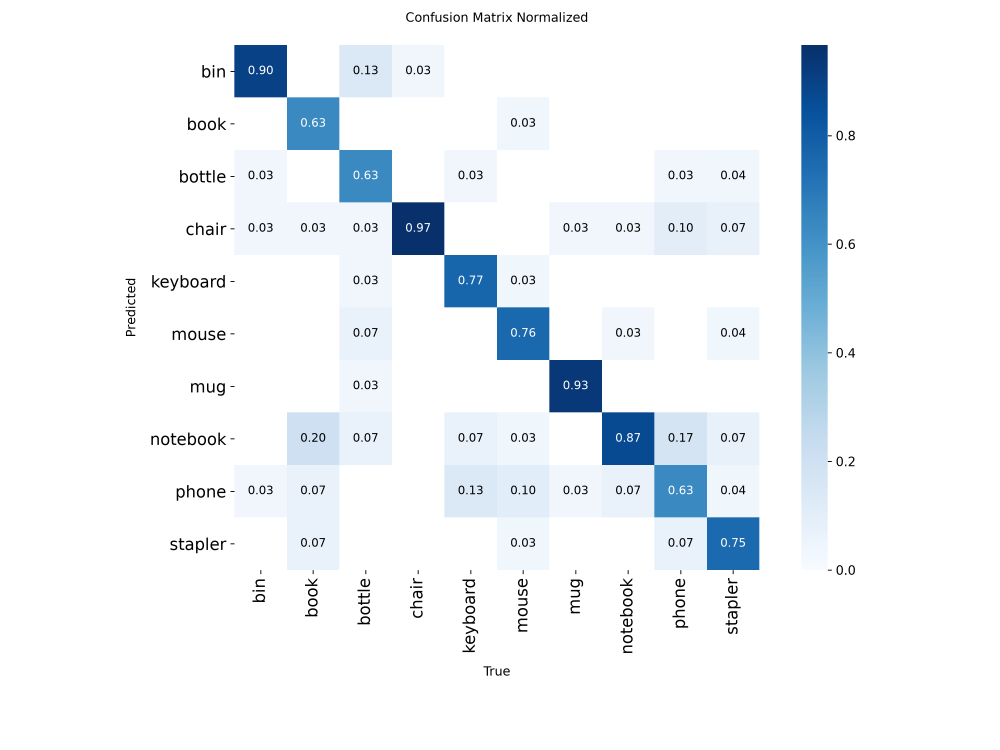
#> input picture runs/classify/runs/officemate/yolov8n_cls/confusion_matrix_normalized.png, 3000 x 2250 px (shown at 1/3 size)
$ python -i features.py   (imports and definitions only)
#> lines starting #> are read from the running program, lines starting #| are printed output that depends on the picture
"""HOG shape features + HSV colour histograms for a portable baseline."""
from pathlib import Path
import cv2
import numpy as np
from skimage.feature import hog


def load_image(path: str | Path) -> np.ndarray:
    """Read a photograph and return uint8 RGB. Raises for corrupt images."""
    path = Path(path)
    # imdecode handles unicode filenames more reliably than cv2.imread on Windows.
    raw = np.fromfile(str(path), dtype=np.uint8)
    bgr = cv2.imdecode(raw, cv2.IMREAD_COLOR)
    if bgr is None:
        raise ValueError(f'Unable to decode image: {path}')
    return cv2.cvtColor(bgr, cv2.COLOR_BGR2RGB)


def extract_features(rgb: np.ndarray) -> np.ndarray:
    """Transform RGB HxWx3 image to fixed-length, finite float32 feature vector."""
    if not isinstance(rgb, np.ndarray) or rgb.ndim != 3 or rgb.shape[-1] != 3:
        raise ValueError('Expected an RGB image of shape (height, width, 3).')
    if rgb.size == 0 or not np.isfinite(rgb).all():
        raise ValueError('Image is empty or contains invalid pixel values.')
    rgb = np.clip(rgb, 0, 255).astype(np.uint8)
    rgb = cv2.resize(rgb, (128, 128), interpolation=cv2.INTER_AREA)
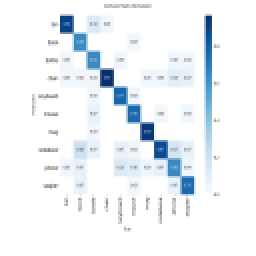
#> rgb: shape (128, 128, 3) (shown 2 times larger); mean R, G, B 239.2, 243.7, 247.7
    grey = cv2.cvtColor(rgb, cv2.COLOR_RGB2GRAY)
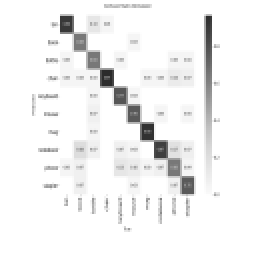
#> grey: shape (128, 128) (shown 2 times larger); min 43, max 255, mean 242.8
    shape = hog(grey, orientations=9, pixels_per_cell=(16, 16),
                cells_per_block=(2, 2), block_norm='L2-Hys', feature_vector=True)
#> shape = 1764 values, max 1 at index 1521, min 0 at index 0, mean 0.101
    hsv = cv2.cvtColor(rgb, cv2.COLOR_RGB2HSV)
#> hsv: shape (128, 128, 3); mean H, S, V 22.9, 11.7, 247.7
    hist_parts = []
    for channel, nbins, bounds in ((0, 18, (0, 180)), (1, 16, (0, 256)), (2, 16, (0, 256))):
        histogram = cv2.calcHist([hsv], [channel], None, [nbins], list(bounds)).flatten()
        histogram /= max(1.0, float(histogram.sum()))
        hist_parts.append(histogram)
#> after the loop, hist_parts = 3 items
    return np.concatenate([shape, *hist_parts]).astype(np.float32)

>>> import cv2
>>> picture = cv2.cvtColor(cv2.imread('../../runs/classify/runs/officemate/yolov8n_cls/confusion_matrix_normalized.png'), cv2.COLOR_BGR2RGB)
>>> result = extract_features(picture)
#> result = 1814 values, max 1 at index 1521, min 0 at index 0, mean 0.0995
